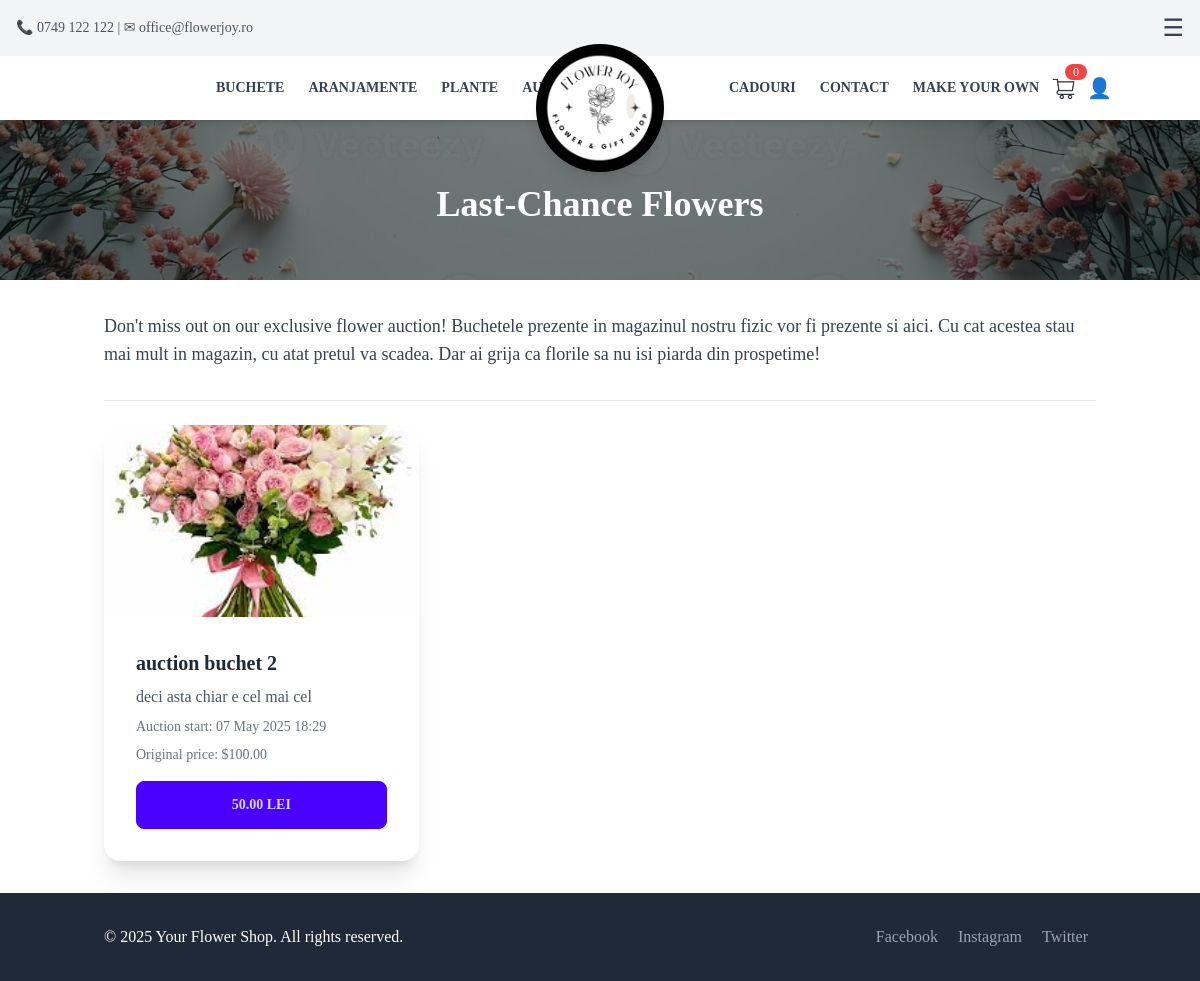
Before: /auction/ with the older database file.
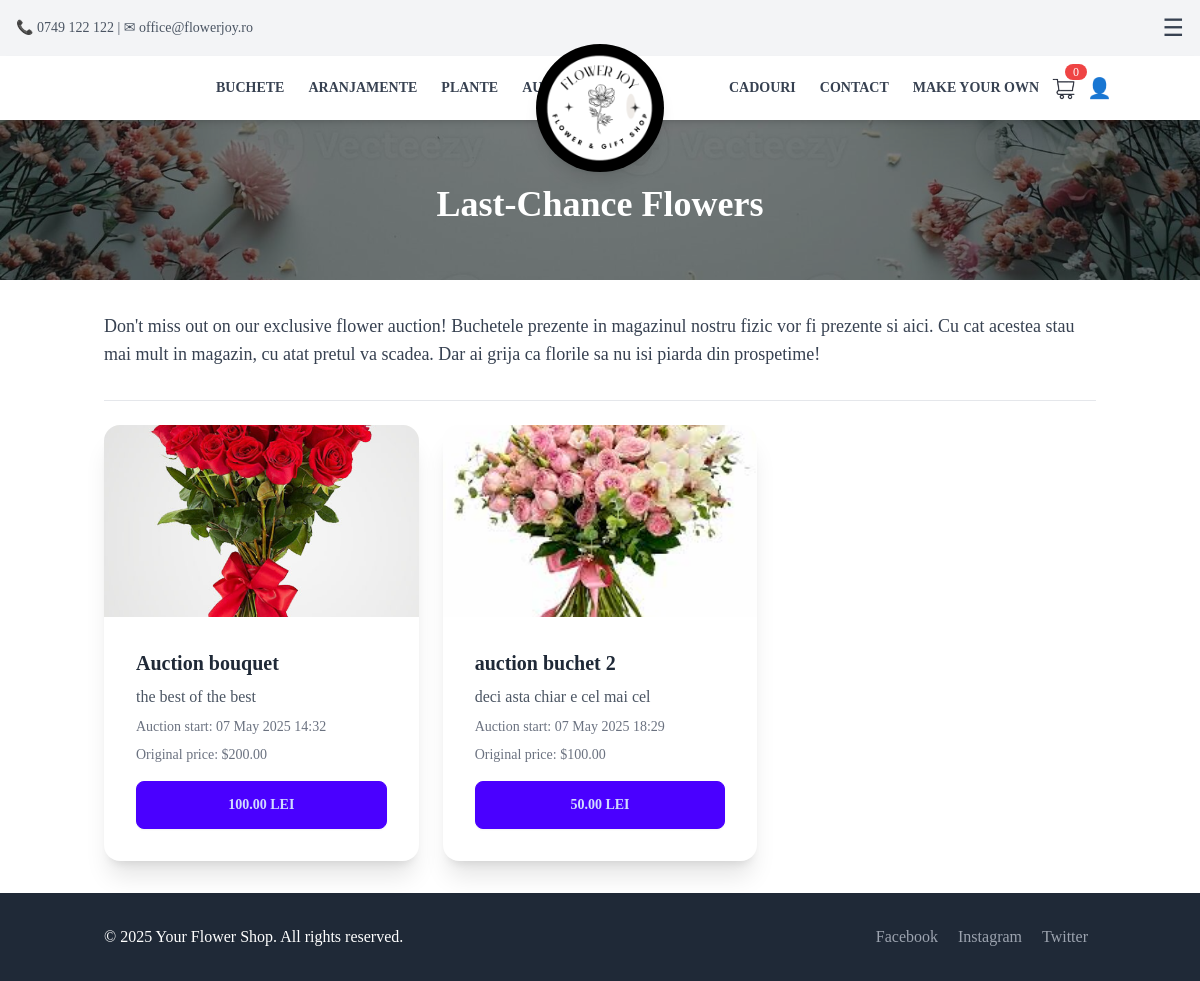
After: the same page with the newer database file.
### App/models.py (models this page shows, shortened)
class Product(models.Model):
    name = models.CharField(max_length=100, null=False, blank=False)
    description = models.TextField()
    category = models.CharField(
        max_length=100,
        choices=[
            ("Flowers", "Flowers"),
            ("Bouquets", "Bouquets"),
            ("Accessories", "Accessories"),
            ("Gifts", "Gifts"),
            ("CustomBouquet", "CustomBouquet"),
        ],
        default="General"
    )
    price = models.DecimalField(max_digits=10, decimal_places=2, null=False, blank=False)
    image = models.ImageField(upload_to="Pictures/", null=False, blank=False)
    created_at = models.DateTimeField(auto_now_add=True, null=False, blank=False)
    is_custom = models.BooleanField(default=False)
    in_store = models.BooleanField(default=False)
    auction_manual = models.BooleanField(default=False)
    auction_start_time = models.DateTimeField(null=True, blank=True)
    auction_floor_price = models.DecimalField(max_digits=10, decimal_places=2, default=10)
    auction_interval_minutes = models.PositiveIntegerField(default=60)
    auction_drop_amount = models.DecimalField(max_digits=6, decimal_places=2, default=5)
    before_auction_price = models.DecimalField(max_digits=10, decimal_places=2, null=False, blank=False, default=0.00)  # Store the price before auction
    bid_submited = models.BooleanField(default=False)  # Track if a bid has been submitted
    number_of_purcheses = models.PositiveIntegerField(default=0)  # Track the number of purchases
    def is_in_auction(self):
        self.before_auction_price = self.price
        return self.auction_manual or (self.in_store and self.created_at <= timezone.now() - timedelta(minutes=3)) and self.bid_submited == False
    def get_auction_price(self):
        if not self.is_in_auction():
            return self.price
        minutes_passed = (timezone.now() - self.auction_start_time).total_seconds() / 60
        discount = min(0.05 * int(minutes_passed / self.auction_interval_minutes), 0.50)  # 5% per interval, up to 50%
        discount_decimal = Decimal(str(discount))
        auction_bid_price = self.price * (Decimal("1.0") - discount_decimal) # Calculate the auction price
        return auction_bid_price

### App/views.py (the view)
# urls.py: path("auction/", auction_view, name="auction"),
def auction_view(request):
    products = Product.objects.all()
    auction_products = [p for p in products if p.is_in_auction()]
    if request.headers.get("HX-Request"):
        return render(request, "partials/auction_list.html", {"products": auction_products})
    return render(request, "auction.html", {"products": auction_products})

### App/templates/partials/auction.html (shortened to what this page needs)
{% extends "base.html" %}
{% load static %}
{% block content %}
<section class="relative w-full h-56 bg-cover bg-center mt-14" style="background-image: url('/static/bannerCart.jpg');">
    <div class="container mx-auto px-4 py-16 relative z-10 text-white">
        <h1 class="text-4xl font-bold text-center mt-16">Last-Chance Flowers</h1>
    </div>
</section>
<section class="py-8">
    <div class="container mx-auto px-4">
        <p class="text-lg text-gray-700 mb-8 text-left">
            Don't miss out on our exclusive flower auction! Buchetele prezente in magazinul nostru fizic vor fi prezente si aici.
            Cu cat acestea stau mai mult in magazin, cu atat pretul va scadea. Dar ai grija ca florile sa nu isi piarda din prospetime!
        </p>
        <hr class="my-6">
        <div
            id="product-list"
            hx-get="{% url 'auction' %}"
            hx-trigger="refreshProductList from:body"
            hx-swap="innerHTML"
            class="grid grid-cols-1 sm:grid-cols-2 md:grid-cols-3 gap-6"
        >
            {% include "partials/auction_list.html" %}
        </div>
    </div>
</section>
{% endblock %}

### App/templates/partials/auction_list.html
{% for product in products %}
<div class="card bg-base-100 shadow-xl">
    <figure>
        <img src="{{ product.image.url }}" alt="{{ product.name }}" class="w-full h-48 object-cover">
    </figure>
    <div class="card-body">
        <h2 class="card-title">{{ product.name }}</h2>
        <p class="text-gray-600">{{ product.description }}</p>
        <p class="text-sm text-gray-500">Auction start: {{ product.auction_start_time|date:"d M Y H:i" }}</p>
        <p class="text-sm text-gray-500">Original price: ${{ product.before_auction_price }}</p>
        <div
            hx-get="{% url 'auction_price_partial' product.pk %}"
            hx-trigger="every 30s"
            hx-swap="innerHTML"
            class="price-container mt-2"
        >
            {% include "partials/auction_price.html" with product=product %}
        </div>
    </div>
</div>
{% endfor %}

### App/templates/partials/auction_price.html
<button
    class="btn btn-primary w-full"
    hx-get="{% url 'auction_confirm_popup' product.pk %}"
    hx-target="#modal-container"
    hx-swap="innerHTML"
>
    {{ product.get_auction_price|floatformat:2 }} LEI
</button>

Changed rows visible on the page:
now on this page (row edited): Product: image (picture), name "Auction bouquet", description "the best of the best", auction_start_time "07 May 2025 14:32", before_auction_price "200.00", get_auction_price "100.00"
